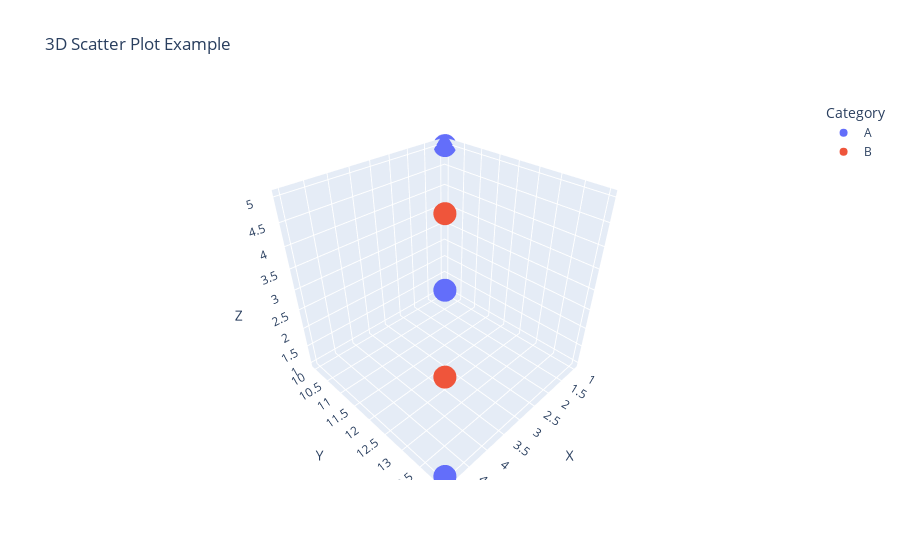

The code cell stored with this chart in its notebook:
### Code cell
#Create a 3D scatter plot using Plotly
import plotly.express as px
import pandas as pd

# Sample data
data = {
    'X': [1, 2, 3, 4, 5],
    'Y': [10, 11, 12, 13, 14],
    'Z': [5, 4, 3, 2, 1],
    'Category': ['A', 'B', 'A', 'B', 'A']  # Optional for color grouping
}

df = pd.DataFrame(data)

# Create 3D scatter plot
fig = px.scatter_3d(df, x='X', y='Y', z='Z', color='Category',
                    title='3D Scatter Plot Example')

# Show plot
fig.show()

### Figure 1 — Plotly figure (JSON) as saved in the notebook; plotly's stock layout.template omitted (floating-point values rounded to 4 significant figures)
{"data": [{"hovertemplate": "Category=A<br>X=%{x}<br>Y=%{y}<br>Z=%{z}<extra></extra>", "legendgroup": "A", "marker": {"color": "#636efa", "symbol": "circle"}, "mode": "markers", "name": "A", "scene": "scene", "showlegend": true, "type": "scatter3d", "x": [1, 3, 5], "y": [10, 12, 14], "z": [5, 3, 1]}, {"hovertemplate": "Category=B<br>X=%{x}<br>Y=%{y}<br>Z=%{z}<extra></extra>", "legendgroup": "B", "marker": {"color": "#EF553B", "symbol": "circle"}, "mode": "markers", "name": "B", "scene": "scene", "showlegend": true, "type": "scatter3d", "x": [2, 4], "y": [11, 13], "z": [4, 2]}], "layout": {"legend": {"title": {"text": "Category"}, "tracegroupgap": 0}, "scene": {"domain": {"x": [0, 1], "y": [0, 1]}, "xaxis": {"title": {"text": "X"}}, "yaxis": {"title": {"text": "Y"}}, "zaxis": {"title": {"text": "Z"}}}, "title": {"text": "3D Scatter Plot Example"}}}
